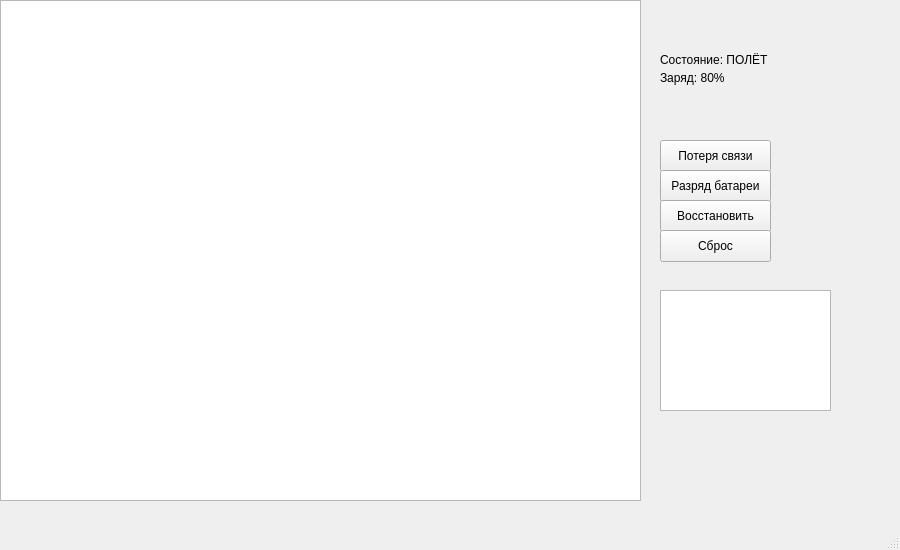
<?xml version="1.0" encoding="UTF-8"?>
<ui version="4.0">
 <class>MainWindow</class>
 <widget class="QMainWindow" name="MainWindow">
  <property name="geometry">
   <rect>
    <x>0</x>
    <y>0</y>
    <width>900</width>
    <height>550</height>
   </rect>
  </property>
  <property name="windowTitle">
   <string>MainWindow</string>
  </property>
  <widget class="QWidget" name="centralwidget">
   <widget class="QGraphicsView" name="graphicsView">
    <property name="geometry">
     <rect>
      <x>0</x>
      <y>0</y>
      <width>641</width>
      <height>501</height>
     </rect>
    </property>
   </widget>
   <widget class="QLabel" name="labelState">
    <property name="geometry">
     <rect>
      <x>660</x>
      <y>50</y>
      <width>151</width>
      <height>20</height>
     </rect>
    </property>
    <property name="text">
     <string>Состояние: ПОЛЁТ</string>
    </property>
   </widget>
   <widget class="QLabel" name="labelBattery">
    <property name="geometry">
     <rect>
      <x>660</x>
      <y>70</y>
      <width>111</width>
      <height>16</height>
     </rect>
    </property>
    <property name="text">
     <string>Заряд: 80%</string>
    </property>
   </widget>
   <widget class="QPushButton" name="btnLostLink">
    <property name="geometry">
     <rect>
      <x>660</x>
      <y>140</y>
      <width>111</width>
      <height>32</height>
     </rect>
    </property>
    <property name="text">
     <string>Потеря связи</string>
    </property>
   </widget>
   <widget class="QPushButton" name="btnLowBattery">
    <property name="geometry">
     <rect>
      <x>660</x>
      <y>170</y>
      <width>111</width>
      <height>32</height>
     </rect>
    </property>
    <property name="text">
     <string>Разряд батареи</string>
    </property>
   </widget>
   <widget class="QPushButton" name="btnRestore">
    <property name="geometry">
     <rect>
      <x>660</x>
      <y>200</y>
      <width>111</width>
      <height>32</height>
     </rect>
    </property>
    <property name="text">
     <string>Восстановить</string>
    </property>
   </widget>
   <widget class="QPushButton" name="btnReset">
    <property name="geometry">
     <rect>
      <x>660</x>
      <y>230</y>
      <width>111</width>
      <height>32</height>
     </rect>
    </property>
    <property name="text">
     <string>Сброс</string>
    </property>
   </widget>
   <widget class="QTextEdit" name="textLog">
    <property name="geometry">
     <rect>
      <x>660</x>
      <y>290</y>
      <width>171</width>
      <height>121</height>
     </rect>
    </property>
    <property name="readOnly">
     <bool>true</bool>
    </property>
   </widget>
  </widget>
  <widget class="QMenuBar" name="menubar">
   <property name="geometry">
    <rect>
     <x>0</x>
     <y>0</y>
     <width>900</width>
     <height>22</height>
    </rect>
   </property>
  </widget>
  <widget class="QStatusBar" name="statusbar"/>
 </widget>
 <resources/>
 <connections/>
</ui>
